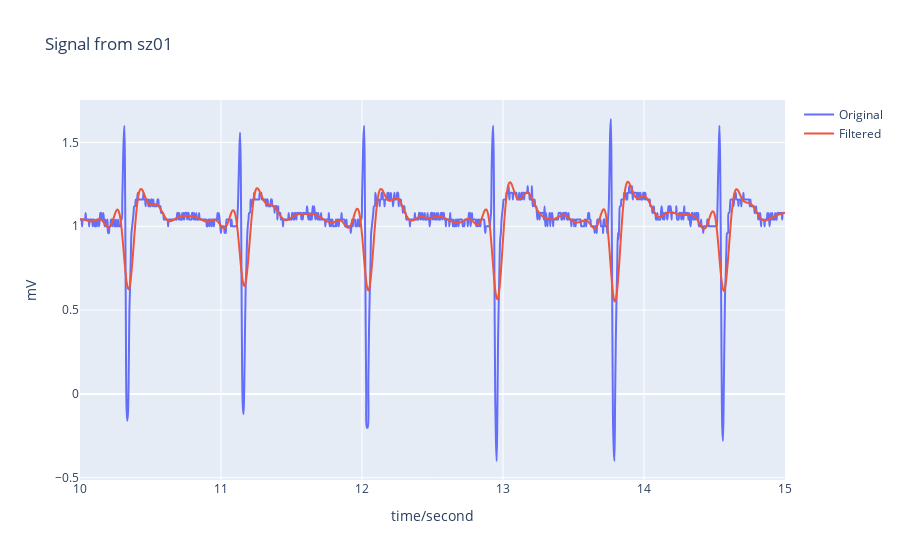

The notebook cell saved with this chart:
### Markdown cell above
Criando o filtro passa-baixa com frequência de corte de 40Hz de ordem 4.
Demostrando a efetividade do filtro com uma amostra do paciente sz01

### Code cell
## Filter Butter-Lowpass Filter
# Filter requirements.
data = data_final[data_final.Pacient == 'sz01'].loc[2000:3000,'Signal'].values
time = x = data_final[data_final.Pacient == 'sz01'].loc[2000:3000,'Time'].values
T = 1.0         # Sample Period
fs = 1000       # sample rate, Hz
fc = 40         # Desired cutoff frequency of the filter, Hz
nyq = 0.5 * fs  # Nyquist Frequency
order = 4       # Order filter
n = int(T * fs) # total number of samples

def butter_lowpass_filter(data, cutoff, fs, order):
    normal_cutoff = cutoff / nyq
    
    # Get the filter coefficients 
    b, a = butter(order, normal_cutoff, btype='lowpass', analog=False)

    # filter the data with the coefficients b,a
    y = filtfilt(b, a, data)
    return y

# Filter the data, and plot both the original and filtered signals.
y = butter_lowpass_filter(data, fc, fs, order)

fig = go.Figure()

fig.update_layout(
    title="Signal from sz01",
    xaxis_title="time/second",
    yaxis_title="mV",
)
fig.add_trace(go.Scatter(
            y = data,
            x = time,
            line =  dict(shape =  'spline' ),
            name = 'Original'
            ))
fig.add_trace(go.Scatter(
            y = y,
            x = time,
            line =  dict(shape =  'spline' ),
            name = 'Filtered'
            ))
            
fig.show()

### Figure 1 — Plotly figure (JSON) as saved in the notebook; plotly's stock layout.template omitted (floating-point values rounded to 4 significant figures; data arrays with more than 128 entries replaced by an {"elided": "..."} marker saying what was removed)
{"data": [{"line": {"shape": "spline"}, "name": "Original", "type": "scatter", "x": {"elided": "1001 float values"}, "y": {"elided": "1001 float values"}}, {"line": {"shape": "spline"}, "name": "Filtered", "type": "scatter", "x": {"elided": "1001 float values"}, "y": {"elided": "1001 float values"}}], "layout": {"title": {"text": "Signal from sz01"}, "xaxis": {"title": {"text": "time/second"}}, "yaxis": {"title": {"text": "mV"}}}}
